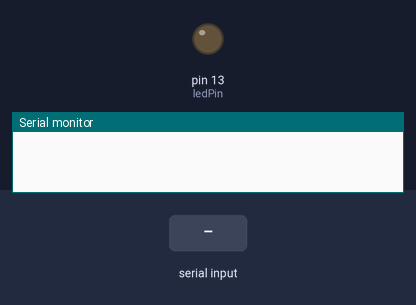
Recording of a sketch running on a simulated Arduino Uno, built with avr-gcc and run on an emulated ATmega328P. On the bench: output pins drawn as LEDs (lit = HIGH), the last lines printed to the serial monitor. The inputs (shaded band) are chosen by the test bench.

Above: at 1.2 s.
1.3 s: "ON\n" received over Serial
At 2.3 s:
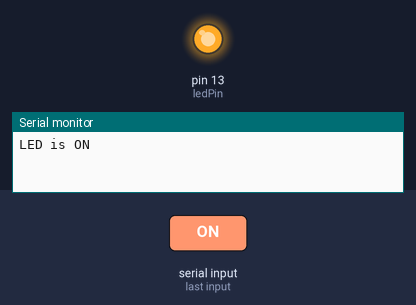
2.8 s: "OFF\n" received over Serial
At 3.5 s:
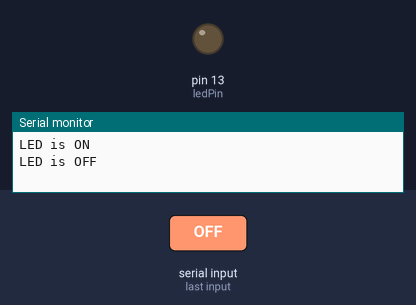
Timing chart, 0 to 5.8 s (numbered marks = the images above; inputs shaded):
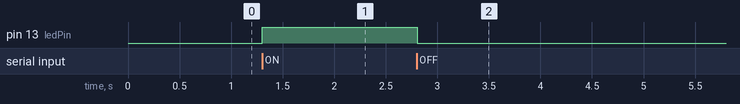

Measured:
- after the input at 1.3 s, pin 13 (ledPin): LOW → HIGH at once
- after the input at 2.8 s, pin 13 (ledPin): HIGH → LOW at once

The sketch:

sketch_nov23a_copy_20241123195234.ino
```cpp
const int ledPin = 13; // Pin 13 where the LED is connected

void setup() {
  pinMode(ledPin, OUTPUT); // Set LED pin as output
  Serial.begin(9600); // Start serial communication
}

void loop() {
  if (Serial.available()) {
    String command = Serial.readStringUntil('\n'); // Read the command from serial
    command.trim(); // Remove any extra spaces from the command

    if (command == "ON") {
      digitalWrite(ledPin, HIGH); // Turn the LED on
      Serial.println("LED is ON");
    } else if (command == "OFF") {
      digitalWrite(ledPin, LOW); // Turn the LED off
      Serial.println("LED is OFF");
    }
  }
}
```
